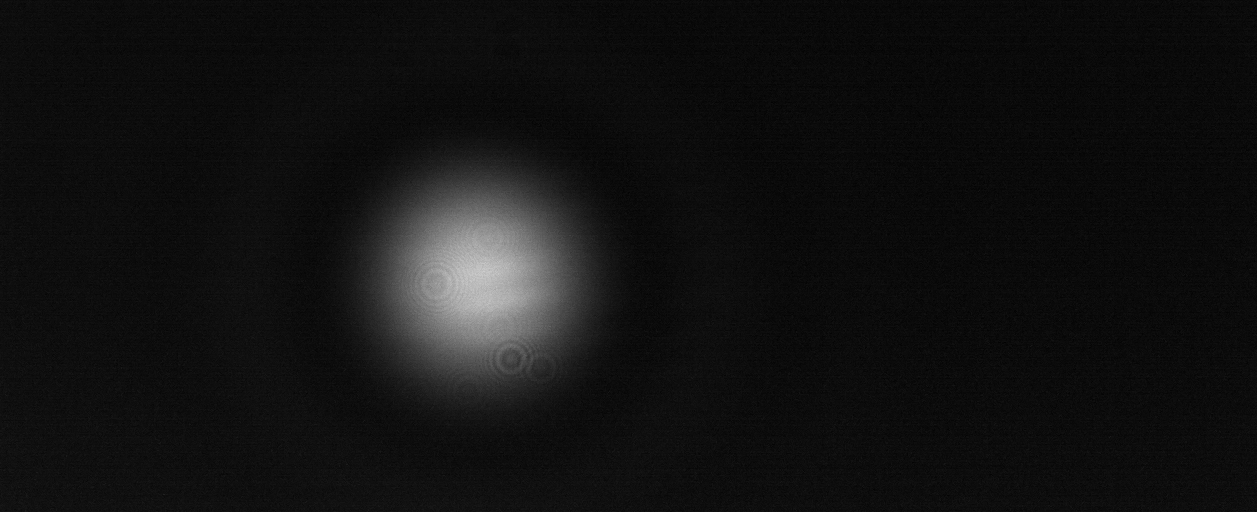
#> input picture photos/disque1mm.png, 1257 x 512 px, found by its file name
$ python encore.py
#> lines starting #> are read from the running program, lines starting #| are printed output that depends on the picture
from PIL import Image
import matplotlib.pyplot as plt
import numpy as np
import math as m
import scipy.special as sp

tacheDiffraction = Image.open("disque1mm.png")
#> tacheDiffraction is the input picture: PIL image 1257x512 RGBA; mean R, G, B, A 17.9, 17.9, 17.9, 255

tacheDiffractionGris = tacheDiffraction.convert("L")
data = np.asarray(tacheDiffractionGris)
hauteur = data.shape[0]
#> hauteur = 512
longueur = data.shape[1]
#> longueur = 1257
DimensionFente =  1*10**(-3)

tailleCache = 25

#plt.imshow(tacheDiffractionGris)

MAX = np.where(data == np.max(data))[0][0]
#> MAX = 271

#Crééer un cache

cacheImage = data[MAX - tailleCache // 2 : MAX + tailleCache // 2 + 1, :]


valeurPixel = np.mean(cacheImage, axis=0)
#> valeurPixel = 1257 values, max 191.1 at index 480, min 8.64 at index 1104, mean 32.59
listeNumero = np.linspace(0, longueur, longueur)
#> listeNumero = 1257 values from 0 to 1257
L = []
EPSILON = []

for elt in listeNumero:
    L.append(DimensionFente*5.3*10**(-6)/(632.8*10**(-9)*80*10**(-2)))
#> after the loop, L = 1257 values from 0.0105 to 0.0105

J1=sp.jn(1,L)
#> J1 = 1257 values from 0.00523 to 0.00523

for i in range(len(J1)):
    EPSILON.append((J1[i]/(L[i]*m.pi)**2))
#> after the loop, EPSILON = 1257 values from 4.84 to 4.84


#plt.plot(L, valeurPixel)
plt.plot(L, J1, label="Bessel")
plt.legend()
plt.title("Valeurs du niveau de gris des pixels")
plt.xlabel("Pixels n")
plt.ylabel("Niveau de gris")
plt.show()
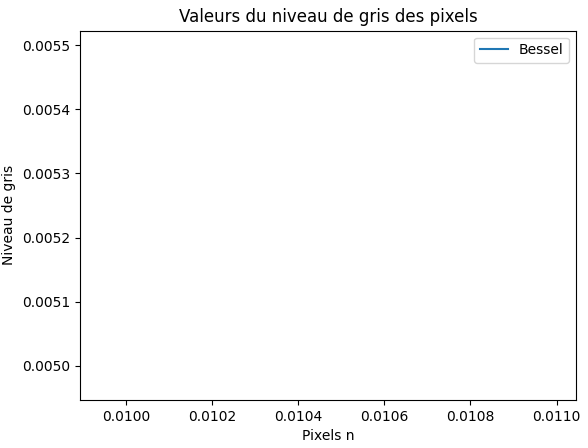
#> figure drawn by matplotlib, 1 panel
